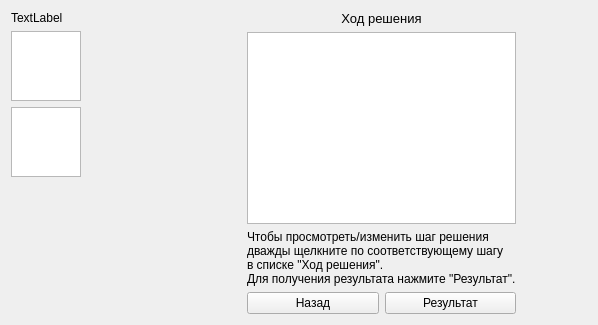
      <widget class="QWidget" name="stackedWidgetPage2">
       <layout class="QHBoxLayout" name="horizontalLayout_4">
        <item>
         <layout class="QVBoxLayout" name="verticalLayout_2">
          <item>
           <widget class="QLabel" name="viewHeader">
            <property name="text">
             <string>TextLabel</string>
            </property>
           </widget>
          </item>
          <item>
           <widget class="QTableView" name="viewTopTable">
            <property name="sizePolicy">
             <sizepolicy hsizetype="Maximum" vsizetype="Maximum">
              <horstretch>0</horstretch>
              <verstretch>0</verstretch>
             </sizepolicy>
            </property>
            <property name="toolTip">
             <string>Таблица до преобразования на 
данном шагу. 
Чтобы выбрать другой разрешающий
элемент дважды щелкните по нему.
(возможные опорные элементы - 
зеленые; текущий - красный).</string>
            </property>
            <property name="statusTip">
             <string>Исходная таблица</string>
            </property>
            <property name="verticalScrollBarPolicy">
             <enum>Qt::ScrollBarAlwaysOff</enum>
            </property>
            <property name="horizontalScrollBarPolicy">
             <enum>Qt::ScrollBarAlwaysOff</enum>
            </property>
            <property name="sizeAdjustPolicy">
             <enum>QAbstractScrollArea::AdjustToContents</enum>
            </property>
            <property name="editTriggers">
             <set>QAbstractItemView::NoEditTriggers</set>
            </property>
            <property name="tabKeyNavigation">
             <bool>true</bool>
            </property>
            <property name="showDropIndicator" stdset="0">
             <bool>true</bool>
            </property>
            <property name="alternatingRowColors">
             <bool>false</bool>
            </property>
            <property name="selectionMode">
             <enum>QAbstractItemView::NoSelection</enum>
            </property>
            <property name="gridStyle">
             <enum>Qt::DashLine</enum>
            </property>
            <property name="wordWrap">
             <bool>false</bool>
            </property>
            <property name="cornerButtonEnabled">
             <bool>false</bool>
            </property>
           </widget>
          </item>
          <item>
           <widget class="QTableView" name="viewBottomTable">
            <property name="sizePolicy">
             <sizepolicy hsizetype="Maximum" vsizetype="Maximum">
              <horstretch>0</horstretch>
              <verstretch>0</verstretch>
             </sizepolicy>
            </property>
            <property name="toolTip">
             <string>Таблица после преобразования 
на данном шаге</string>
            </property>
            <property name="statusTip">
             <string>Результирующая таблица</string>
            </property>
            <property name="verticalScrollBarPolicy">
             <enum>Qt::ScrollBarAlwaysOff</enum>
            </property>
            <property name="horizontalScrollBarPolicy">
             <enum>Qt::ScrollBarAlwaysOff</enum>
            </property>
            <property name="sizeAdjustPolicy">
             <enum>QAbstractScrollArea::AdjustToContents</enum>
            </property>
            <property name="editTriggers">
             <set>QAbstractItemView::NoEditTriggers</set>
            </property>
            <property name="selectionMode">
             <enum>QAbstractItemView::NoSelection</enum>
            </property>
           </widget>
          </item>
          <item>
           <widget class="QLabel" name="viewLabel">
            <property name="text">
             <string/>
            </property>
           </widget>
          </item>
          <item>
           <spacer name="horizontalSpacer_3">
            <property name="orientation">
             <enum>Qt::Horizontal</enum>
            </property>
            <property name="sizeHint" stdset="0">
             <size>
              <width>40</width>
              <height>20</height>
             </size>
            </property>
           </spacer>
          </item>
          <item>
           <spacer name="verticalSpacer_5">
            <property name="orientation">
             <enum>Qt::Vertical</enum>
            </property>
            <property name="sizeHint" stdset="0">
             <size>
              <width>20</width>
              <height>40</height>
             </size>
            </property>
           </spacer>
          </item>
         </layout>
        </item>
        <item>
         <spacer name="horizontalSpacer_4">
          <property name="orientation">
           <enum>Qt::Horizontal</enum>
          </property>
          <property name="sizeHint" stdset="0">
           <size>
            <width>159</width>
            <height>20</height>
           </size>
          </property>
         </spacer>
        </item>
        <item>
         <layout class="QVBoxLayout" name="verticalLayout_3">
          <item>
           <widget class="QLabel" name="label_6">
            <property name="font">
             <font>
              <pointsize>10</pointsize>
             </font>
            </property>
            <property name="text">
             <string>Ход решения</string>
            </property>
            <property name="alignment">
             <set>Qt::AlignCenter</set>
            </property>
           </widget>
          </item>
          <item>
           <widget class="QListView" name="viewList">
            <property name="toolTip">
             <string>Список шагов решения задачи.
Чтобы выбрать шаг дважды 
щелкните по элементу списка.</string>
            </property>
            <property name="statusTip">
             <string>Ход решения</string>
            </property>
           </widget>
          </item>
          <item>
           <widget class="QLabel" name="label_8">
            <property name="text">
             <string>Чтобы просмотреть/изменить шаг решения
дважды щелкните по соответствующему шагу
в списке &quot;Ход решения&quot;.
Для получения результата нажмите &quot;Результат&quot;.</string>
            </property>
           </widget>
          </item>
          <item>
           <layout class="QHBoxLayout" name="horizontalLayout_3">
            <property name="topMargin">
             <number>0</number>
            </property>
            <item>
             <widget class="QPushButton" name="sourceButton">
              <property name="text">
               <string>Назад</string>
              </property>
             </widget>
            </item>
            <item>
             <widget class="QPushButton" name="resultButton">
              <property name="text">
               <string>Результат</string>
              </property>
             </widget>
            </item>
           </layout>
          </item>
         </layout>
        </item>
        <item>
         <spacer name="horizontalSpacer_5">
          <property name="orientation">
           <enum>Qt::Horizontal</enum>
          </property>
          <property name="sizeHint" stdset="0">
           <size>
            <width>40</width>
            <height>20</height>
           </size>
          </property>
         </spacer>
        </item>
       </layout>
      </widget>
